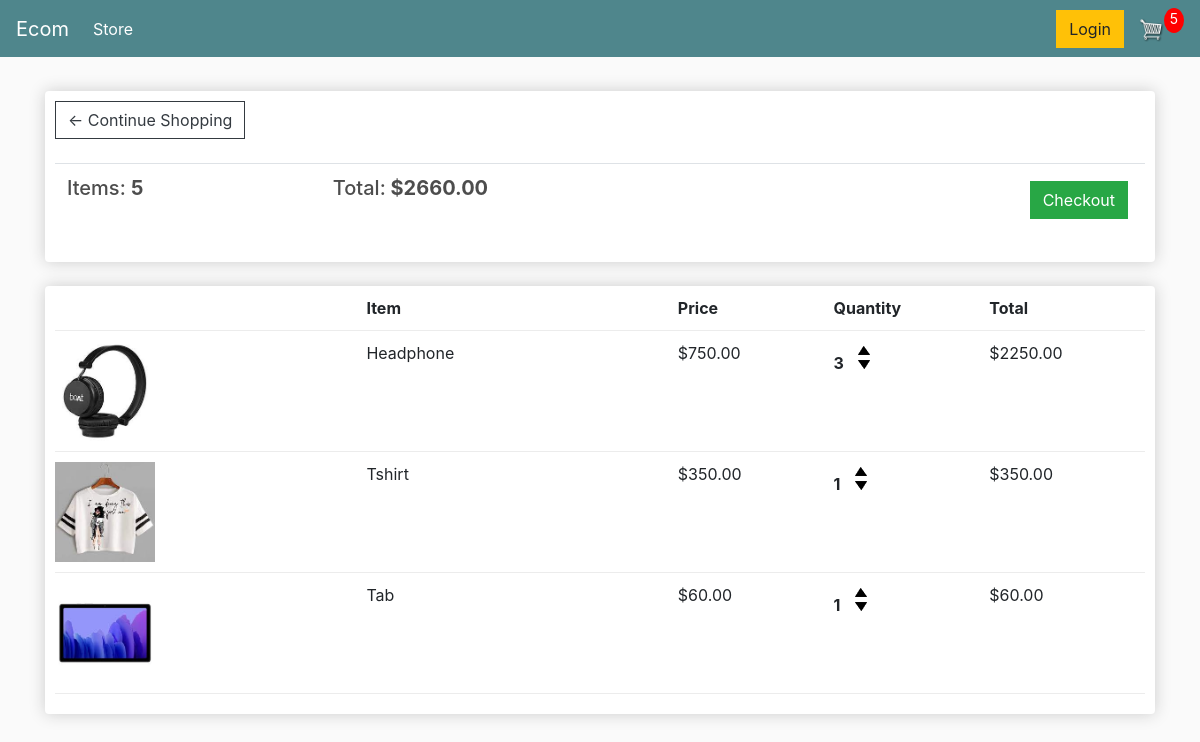
/cart/ (signed in), run on an earlier commit of the app's database.
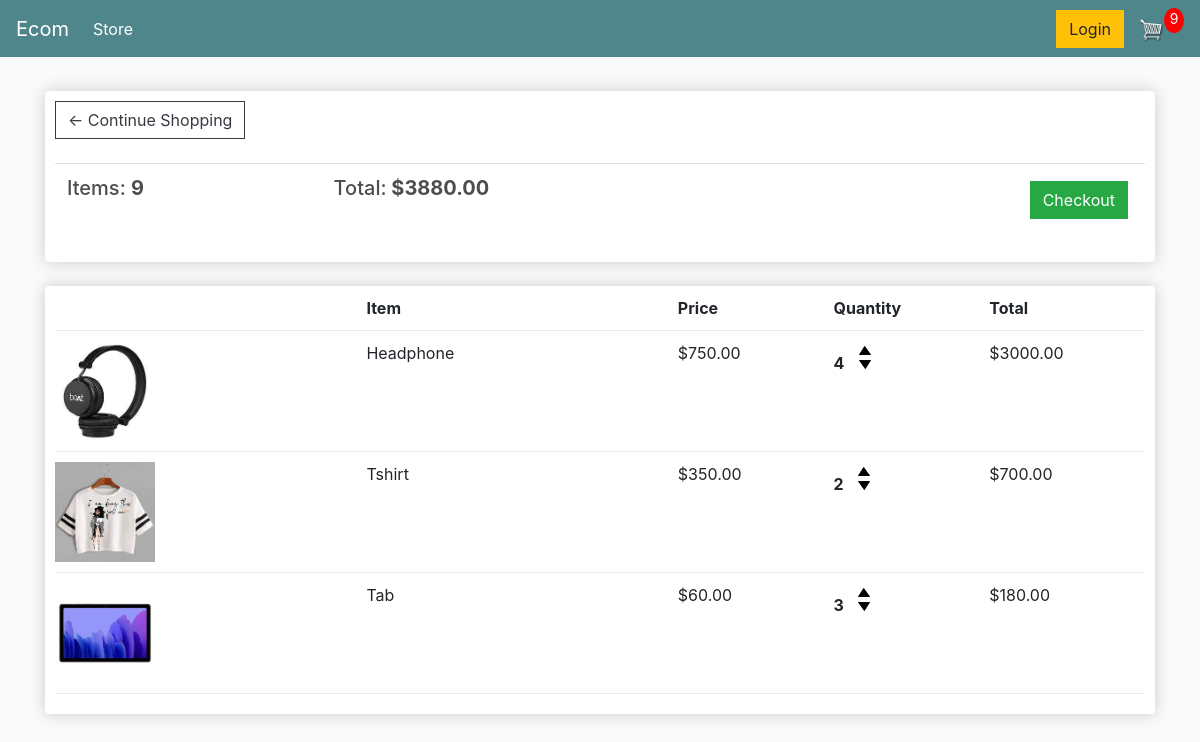
And on a later commit of the database.
### app/models.py (models this page shows, shortened)
class Order(models.Model):
	customer = models.ForeignKey(Customer, on_delete=models.SET_NULL, null=True, blank=True)
	date_ordered = models.DateTimeField(auto_now_add=True)
	complete = models.BooleanField(default=False, null=True, blank=False)
	transaction_id = models.CharField(max_length=100, null=True)
	@property
	def get_cart_total(self):
		orderitems = self.orderitem_set.all()
		total = sum([item.get_total for item in orderitems])
		return total
	@property
	def get_cart_items(self):
		orderitems = self.orderitem_set.all()
		total = sum([item.quantity for item in orderitems])
		return total

class OrderItem(models.Model):
	product = models.ForeignKey(Product, on_delete=models.SET_NULL, null=True)
	order = models.ForeignKey(Order, on_delete=models.SET_NULL, null=True)
	quantity = models.IntegerField(default=0, null=True, blank=True)
	date_added = models.DateTimeField(auto_now_add=True)
	@property
	def get_total(self):
		total = self.product.price * self.quantity
		return total

class Product(models.Model):
	name = models.CharField(max_length=200)
	price = models.DecimalField(max_digits=5,decimal_places=2)
	digital = models.BooleanField(default=False,null=True, blank=True)
	image = models.ImageField(null=True, blank=True)
	@property
	def imageURL(self):
		try:
			url = self.image.url
		except:
			url = ''
		return url

### app/views.py (the view)
# urls.py: path('cart/', views.cart, name="cart"),
def cart(request):
    data = cartData(request)
    cartItems = data['cartItems']
    order = data['order']
    items = data['items']
    context = {'items': items, 'order': order, 'cartItems': cartItems}
    return render(request, 'app/cart.html', context)

### app/utils.py (called while the page is built)
def cartData(request):
    if request.user.is_authenticated:
        customer = request.user.customer
        order, created = Order.objects.get_or_create(customer=customer, complete=False)
        items = order.orderitem_set.all()
        cartItems = order.get_cart_items
    else:
        cookieData = cookieCart(request)
        cartItems = cookieData['cartItems']
        order = cookieData['order']
        items = cookieData['items']
    return{'cartItems':cartItems,'order':order,'items':items}

### app/Templates/app/cart.html
{% extends 'app/main.html' %}
{% load static %}
{% block content %}
	<div class="row">
		<div class="col-lg-12">
			<div class="box-element">
				<a  class="btn btn-outline-dark" href="{% url 'store' %}">&#x2190; Continue Shopping</a>
				<br>
				<br>
				<table class="table">
					<tr>
						<th><h5>Items: <strong>{{order.get_cart_items}}</strong></h5></th>
						<th><h5>Total:<strong> ${{order.get_cart_total|floatformat:2}}</strong></h5></th>
						<th>
							<a  style="float:right; margin:5px;" class="btn btn-success" href="{% url 'checkout' %}">Checkout</a>
						</th>
					</tr>
				</table>
			</div>
			<br>
			<div class="box-element">
				<div class="cart-row">
					<div style="flex:2"></div>
					<div style="flex:2"><strong>Item</strong></div>
					<div style="flex:1"><strong>Price</strong></div>
					<div style="flex:1"><strong>Quantity</strong></div>
					<div style="flex:1"><strong>Total</strong></div>
				</div>
				{% for item in items %}
				<div class="cart-row">
					<div style="flex:2"><img class="row-image" src="{{item.product.imageURL}}"></div>
					<div style="flex:2"><p>{{item.product.name}}</p></div>
						<div style="flex:1"><p>${{item.product.price|floatformat:2}}</p></div>
					<div style="flex:1">
						<p class="quantity">{{item.quantity}}</p>
						<div class="quantity">
							<img data-product="{{item.product.id}}" data-action="add" class="chg-quantity update-cart" src="{% static  'images/arrow-up.png' %}">
							<img data-product="{{item.product.id}}" data-action="remove" class="chg-quantity update-cart" src="{% static  'images/arrow-down.png' %}">
						</div>
					</div>
					<div style="flex:1"><p>${{item.get_total|floatformat:2}}</p></div>
				</div>
				{% endfor %}
			</div>
		</div>
	</div>
{% endblock content %}

What changed in the data, as far as the page shows it:
changed through a linked row, Order: get_cart_items "5" → "9"; get_cart_total "2660.00" → "3880.00"
changed OrderItem "Headphone": quantity "3" → "4"; get_total "2250.00" → "3000.00"
changed OrderItem "Tshirt": quantity "1" → "2"; get_total "350.00" → "700.00"
changed OrderItem "Tab": quantity "1" → "3"; get_total "60.00" → "180.00"
Also different on the page:
{{ cartItems }}: "5" → "9"
